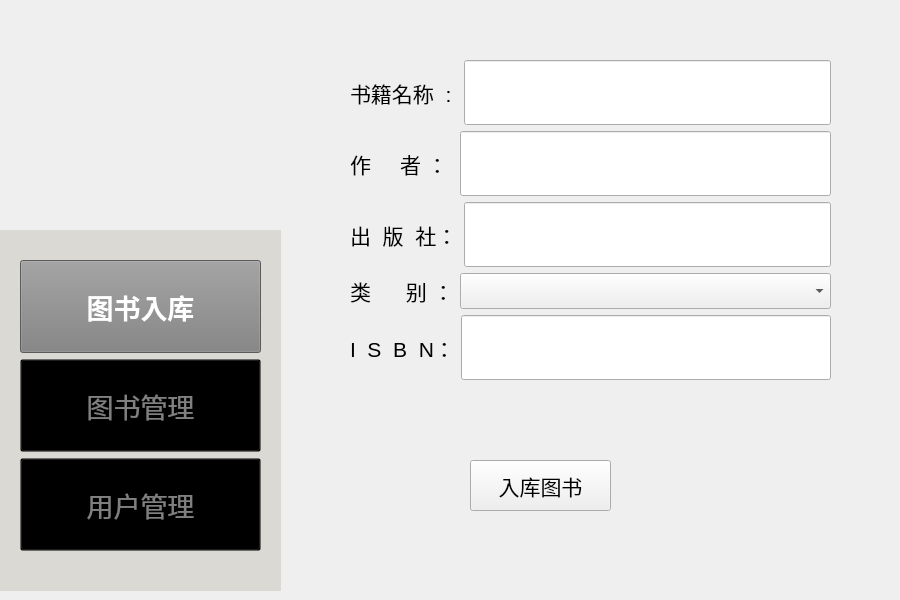
<?xml version="1.0" encoding="UTF-8"?>
<ui version="4.0">
 <class>inputbook</class>
 <widget class="QWidget" name="inputbook">
  <property name="geometry">
   <rect>
    <x>0</x>
    <y>0</y>
    <width>900</width>
    <height>600</height>
   </rect>
  </property>
  <property name="sizePolicy">
   <sizepolicy hsizetype="Preferred" vsizetype="Ignored">
    <horstretch>0</horstretch>
    <verstretch>0</verstretch>
   </sizepolicy>
  </property>
  <property name="windowTitle">
   <string>Form</string>
  </property>
  <widget class="QPushButton" name="pushButton">
   <property name="geometry">
    <rect>
     <x>470</x>
     <y>460</y>
     <width>141</width>
     <height>51</height>
    </rect>
   </property>
   <property name="font">
    <font>
     <pointsize>16</pointsize>
    </font>
   </property>
   <property name="text">
    <string>入库图书</string>
   </property>
  </widget>
  <widget class="QWidget" name="verticalLayoutWidget">
   <property name="geometry">
    <rect>
     <x>0</x>
     <y>230</y>
     <width>281</width>
     <height>361</height>
    </rect>
   </property>
   <layout class="QVBoxLayout" name="mode">
    <item>
     <widget class="QFrame" name="frame">
      <property name="enabled">
       <bool>true</bool>
      </property>
      <property name="acceptDrops">
       <bool>false</bool>
      </property>
      <property name="autoFillBackground">
       <bool>false</bool>
      </property>
      <property name="styleSheet">
       <string notr="true">QFrame {
    background-color: rgb(218,217,211); 
}
</string>
      </property>
      <property name="frameShape">
       <enum>QFrame::Shape::NoFrame</enum>
      </property>
      <property name="frameShadow">
       <enum>QFrame::Shadow::Plain</enum>
      </property>
      <widget class="QWidget" name="verticalLayoutWidget_2">
       <property name="geometry">
        <rect>
         <x>20</x>
         <y>30</y>
         <width>241</width>
         <height>291</height>
        </rect>
       </property>
       <layout class="QVBoxLayout" name="verticalLayout_2">
        <item>
         <widget class="QPushButton" name="PersonalMode_Button">
          <property name="enabled">
           <bool>true</bool>
          </property>
          <property name="sizePolicy">
           <sizepolicy hsizetype="Expanding" vsizetype="Expanding">
            <horstretch>0</horstretch>
            <verstretch>0</verstretch>
           </sizepolicy>
          </property>
          <property name="font">
           <font>
            <pointsize>20</pointsize>
            <bold>true</bold>
           </font>
          </property>
          <property name="focusPolicy">
           <enum>Qt::FocusPolicy::ClickFocus</enum>
          </property>
          <property name="layoutDirection">
           <enum>Qt::LayoutDirection::LeftToRight</enum>
          </property>
          <property name="autoFillBackground">
           <bool>false</bool>
          </property>
          <property name="styleSheet">
           <string notr="true">QPushButton {
    background-color: gray;
    color: white;
}</string>
          </property>
          <property name="text">
           <string>图书入库</string>
          </property>
         </widget>
        </item>
        <item>
         <widget class="QPushButton" name="BookMode_Button">
          <property name="enabled">
           <bool>true</bool>
          </property>
          <property name="sizePolicy">
           <sizepolicy hsizetype="Expanding" vsizetype="Expanding">
            <horstretch>0</horstretch>
            <verstretch>0</verstretch>
           </sizepolicy>
          </property>
          <property name="palette">
           <palette>
            <active>
             <colorrole role="WindowText">
              <brush brushstyle="SolidPattern">
               <color alpha="255">
                <red>128</red>
                <green>128</green>
                <blue>128</blue>
               </color>
              </brush>
             </colorrole>
             <colorrole role="Button">
              <brush brushstyle="SolidPattern">
               <color alpha="0">
                <red>0</red>
                <green>0</green>
                <blue>0</blue>
               </color>
              </brush>
             </colorrole>
             <colorrole role="Text">
              <brush brushstyle="SolidPattern">
               <color alpha="255">
                <red>128</red>
                <green>128</green>
                <blue>128</blue>
               </color>
              </brush>
             </colorrole>
             <colorrole role="ButtonText">
              <brush brushstyle="SolidPattern">
               <color alpha="255">
                <red>128</red>
                <green>128</green>
                <blue>128</blue>
               </color>
              </brush>
             </colorrole>
             <colorrole role="Base">
              <brush brushstyle="SolidPattern">
               <color alpha="0">
                <red>0</red>
                <green>0</green>
                <blue>0</blue>
               </color>
              </brush>
             </colorrole>
             <colorrole role="Window">
              <brush brushstyle="SolidPattern">
               <color alpha="0">
                <red>0</red>
                <green>0</green>
                <blue>0</blue>
               </color>
              </brush>
             </colorrole>
             <colorrole role="PlaceholderText">
              <brush brushstyle="SolidPattern">
               <color alpha="128">
                <red>128</red>
                <green>128</green>
                <blue>128</blue>
               </color>
              </brush>
             </colorrole>
            </active>
            <inactive>
             <colorrole role="WindowText">
              <brush brushstyle="SolidPattern">
               <color alpha="255">
                <red>128</red>
                <green>128</green>
                <blue>128</blue>
               </color>
              </brush>
             </colorrole>
             <colorrole role="Button">
              <brush brushstyle="SolidPattern">
               <color alpha="0">
                <red>0</red>
                <green>0</green>
                <blue>0</blue>
               </color>
              </brush>
             </colorrole>
             <colorrole role="Text">
              <brush brushstyle="SolidPattern">
               <color alpha="255">
                <red>128</red>
                <green>128</green>
                <blue>128</blue>
               </color>
              </brush>
             </colorrole>
             <colorrole role="ButtonText">
              <brush brushstyle="SolidPattern">
               <color alpha="255">
                <red>128</red>
                <green>128</green>
                <blue>128</blue>
               </color>
              </brush>
             </colorrole>
             <colorrole role="Base">
              <brush brushstyle="SolidPattern">
               <color alpha="0">
                <red>0</red>
                <green>0</green>
                <blue>0</blue>
               </color>
              </brush>
             </colorrole>
             <colorrole role="Window">
              <brush brushstyle="SolidPattern">
               <color alpha="0">
                <red>0</red>
                <green>0</green>
                <blue>0</blue>
               </color>
              </brush>
             </colorrole>
             <colorrole role="PlaceholderText">
              <brush brushstyle="SolidPattern">
               <color alpha="128">
                <red>128</red>
                <green>128</green>
                <blue>128</blue>
               </color>
              </brush>
             </colorrole>
            </inactive>
            <disabled>
             <colorrole role="WindowText">
              <brush brushstyle="SolidPattern">
               <color alpha="255">
                <red>128</red>
                <green>128</green>
                <blue>128</blue>
               </color>
              </brush>
             </colorrole>
             <colorrole role="Button">
              <brush brushstyle="SolidPattern">
               <color alpha="0">
                <red>0</red>
                <green>0</green>
                <blue>0</blue>
               </color>
              </brush>
             </colorrole>
             <colorrole role="Text">
              <brush brushstyle="SolidPattern">
               <color alpha="255">
                <red>128</red>
                <green>128</green>
                <blue>128</blue>
               </color>
              </brush>
             </colorrole>
             <colorrole role="ButtonText">
              <brush brushstyle="SolidPattern">
               <color alpha="255">
                <red>128</red>
                <green>128</green>
                <blue>128</blue>
               </color>
              </brush>
             </colorrole>
             <colorrole role="Base">
              <brush brushstyle="SolidPattern">
               <color alpha="0">
                <red>0</red>
                <green>0</green>
                <blue>0</blue>
               </color>
              </brush>
             </colorrole>
             <colorrole role="Window">
              <brush brushstyle="SolidPattern">
               <color alpha="0">
                <red>0</red>
                <green>0</green>
                <blue>0</blue>
               </color>
              </brush>
             </colorrole>
             <colorrole role="PlaceholderText">
              <brush brushstyle="SolidPattern">
               <color alpha="128">
                <red>128</red>
                <green>128</green>
                <blue>128</blue>
               </color>
              </brush>
             </colorrole>
            </disabled>
           </palette>
          </property>
          <property name="font">
           <font>
            <pointsize>20</pointsize>
            <bold>false</bold>
           </font>
          </property>
          <property name="mouseTracking">
           <bool>false</bool>
          </property>
          <property name="acceptDrops">
           <bool>false</bool>
          </property>
          <property name="layoutDirection">
           <enum>Qt::LayoutDirection::LeftToRight</enum>
          </property>
          <property name="autoFillBackground">
           <bool>false</bool>
          </property>
          <property name="styleSheet">
           <string notr="true">QPushButton {
    background-color: transparent;
    color: grey;
}
</string>
          </property>
          <property name="text">
           <string>图书管理</string>
          </property>
         </widget>
        </item>
        <item>
         <widget class="QPushButton" name="FindBookMode_Button">
          <property name="sizePolicy">
           <sizepolicy hsizetype="Expanding" vsizetype="Expanding">
            <horstretch>0</horstretch>
            <verstretch>0</verstretch>
           </sizepolicy>
          </property>
          <property name="font">
           <font>
            <pointsize>20</pointsize>
            <bold>false</bold>
           </font>
          </property>
          <property name="layoutDirection">
           <enum>Qt::LayoutDirection::LeftToRight</enum>
          </property>
          <property name="autoFillBackground">
           <bool>false</bool>
          </property>
          <property name="styleSheet">
           <string notr="true">QPushButton {
    background-color: transparent;
    color: grey;
}
</string>
          </property>
          <property name="text">
           <string>用户管理</string>
          </property>
         </widget>
        </item>
       </layout>
       <zorder>BookMode_Button</zorder>
       <zorder>FindBookMode_Button</zorder>
       <zorder>PersonalMode_Button</zorder>
      </widget>
     </widget>
    </item>
   </layout>
  </widget>
  <widget class="QLabel" name="logo">
   <property name="enabled">
    <bool>true</bool>
   </property>
   <property name="geometry">
    <rect>
     <x>0</x>
     <y>0</y>
     <width>281</width>
     <height>271</height>
    </rect>
   </property>
   <property name="styleSheet">
    <string notr="true">QLabel {
    background-color: transparent;
}
</string>
   </property>
   <property name="frameShape">
    <enum>QFrame::Shape::NoFrame</enum>
   </property>
   <property name="frameShadow">
    <enum>QFrame::Shadow::Plain</enum>
   </property>
   <property name="text">
    <string/>
   </property>
   <property name="pixmap">
    <pixmap resource="Logo.qrc">:/image/Logo.png</pixmap>
   </property>
   <property name="scaledContents">
    <bool>true</bool>
   </property>
   <property name="wordWrap">
    <bool>false</bool>
   </property>
   <property name="openExternalLinks">
    <bool>false</bool>
   </property>
   <property name="textInteractionFlags">
    <set>Qt::TextInteractionFlag::LinksAccessibleByMouse</set>
   </property>
  </widget>
  <widget class="QWidget" name="verticalLayoutWidget_4">
   <property name="geometry">
    <rect>
     <x>350</x>
     <y>60</y>
     <width>481</width>
     <height>320</height>
    </rect>
   </property>
   <layout class="QVBoxLayout" name="verticalLayout">
    <item>
     <layout class="QHBoxLayout" name="horizontalLayout_2">
      <item>
       <widget class="QLabel" name="label">
        <property name="font">
         <font>
          <pointsize>16</pointsize>
         </font>
        </property>
        <property name="text">
         <string>书籍名称  : </string>
        </property>
       </widget>
      </item>
      <item>
       <widget class="QLineEdit" name="BOOK_INPUT">
        <property name="sizePolicy">
         <sizepolicy hsizetype="Expanding" vsizetype="Expanding">
          <horstretch>0</horstretch>
          <verstretch>0</verstretch>
         </sizepolicy>
        </property>
        <property name="font">
         <font>
          <pointsize>20</pointsize>
         </font>
        </property>
       </widget>
      </item>
     </layout>
    </item>
    <item>
     <layout class="QHBoxLayout" name="horizontalLayout_3">
      <item>
       <widget class="QLabel" name="label_2">
        <property name="font">
         <font>
          <pointsize>16</pointsize>
         </font>
        </property>
        <property name="text">
         <string>作     者 ： </string>
        </property>
       </widget>
      </item>
      <item>
       <widget class="QLineEdit" name="AUTHOR_INPUT">
        <property name="sizePolicy">
         <sizepolicy hsizetype="Expanding" vsizetype="Expanding">
          <horstretch>0</horstretch>
          <verstretch>0</verstretch>
         </sizepolicy>
        </property>
        <property name="font">
         <font>
          <pointsize>20</pointsize>
         </font>
        </property>
       </widget>
      </item>
     </layout>
    </item>
    <item>
     <layout class="QHBoxLayout" name="horizontalLayout_4">
      <item>
       <widget class="QLabel" name="label_3">
        <property name="font">
         <font>
          <pointsize>16</pointsize>
         </font>
        </property>
        <property name="text">
         <string>出  版  社：</string>
        </property>
       </widget>
      </item>
      <item>
       <widget class="QLineEdit" name="PRESS_INPUT">
        <property name="sizePolicy">
         <sizepolicy hsizetype="Expanding" vsizetype="Expanding">
          <horstretch>0</horstretch>
          <verstretch>0</verstretch>
         </sizepolicy>
        </property>
        <property name="font">
         <font>
          <pointsize>20</pointsize>
         </font>
        </property>
       </widget>
      </item>
     </layout>
    </item>
    <item>
     <layout class="QHBoxLayout" name="horizontalLayout_5">
      <item>
       <widget class="QLabel" name="label_5">
        <property name="sizePolicy">
         <sizepolicy hsizetype="Fixed" vsizetype="Preferred">
          <horstretch>0</horstretch>
          <verstretch>0</verstretch>
         </sizepolicy>
        </property>
        <property name="font">
         <font>
          <pointsize>16</pointsize>
         </font>
        </property>
        <property name="text">
         <string>类      别 ：</string>
        </property>
       </widget>
      </item>
      <item>
       <widget class="QComboBox" name="Type_Name_chose">
        <property name="font">
         <font>
          <pointsize>18</pointsize>
         </font>
        </property>
        <property name="autoFillBackground">
         <bool>false</bool>
        </property>
        <property name="styleSheet">
         <string notr="true"/>
        </property>
        <property name="editable">
         <bool>false</bool>
        </property>
        <property name="currentText">
         <string/>
        </property>
        <property name="insertPolicy">
         <enum>QComboBox::InsertPolicy::InsertAtBottom</enum>
        </property>
        <property name="placeholderText">
         <string/>
        </property>
        <item>
         <property name="text">
          <string/>
         </property>
        </item>
        <item>
         <property name="text">
          <string>文学作品，小说</string>
         </property>
        </item>
        <item>
         <property name="text">
          <string>童书</string>
         </property>
        </item>
        <item>
         <property name="text">
          <string>教科书</string>
         </property>
        </item>
        <item>
         <property name="text">
          <string>传记，回忆录</string>
         </property>
        </item>
        <item>
         <property name="text">
          <string>科幻</string>
         </property>
        </item>
        <item>
         <property name="text">
          <string>历史</string>
         </property>
        </item>
        <item>
         <property name="text">
          <string>哲学</string>
         </property>
        </item>
       </widget>
      </item>
     </layout>
    </item>
    <item>
     <layout class="QHBoxLayout" name="horizontalLayout_6">
      <item>
       <widget class="QLabel" name="label_4">
        <property name="font">
         <font>
          <pointsize>16</pointsize>
         </font>
        </property>
        <property name="text">
         <string>I  S  B  N：</string>
        </property>
       </widget>
      </item>
      <item>
       <widget class="QLineEdit" name="isbnnn">
        <property name="sizePolicy">
         <sizepolicy hsizetype="Expanding" vsizetype="Expanding">
          <horstretch>0</horstretch>
          <verstretch>0</verstretch>
         </sizepolicy>
        </property>
        <property name="font">
         <font>
          <pointsize>20</pointsize>
         </font>
        </property>
       </widget>
      </item>
     </layout>
    </item>
   </layout>
  </widget>
  <zorder>logo</zorder>
  <zorder>pushButton</zorder>
  <zorder>verticalLayoutWidget</zorder>
  <zorder>verticalLayoutWidget_4</zorder>
 </widget>
 <resources>
  <include location="Logo.qrc"/>
 </resources>
 <connections/>
</ui>
